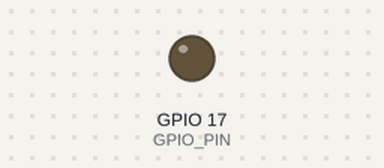
Bench run of a program on a simulated Raspberry Pi (BCM pin numbers). Shown: output pins drawn as LEDs (lit = HIGH). What the program prints to the terminal is not drawn. At 2.0 s the program stops and its outputs stay as they are.

Above: at 0.1 s.
At 1.1 s:
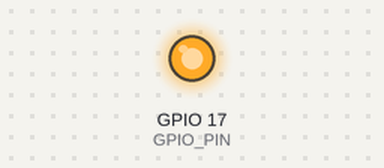
Timing chart, 0 to 2.6 s (numbered marks = the images above):
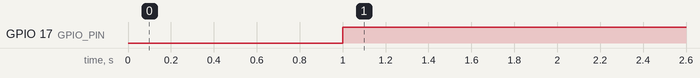

The program:

test-opendoor.py
```python
# (licence header left out)
import RPi.GPIO as GPIO, time

GPIO_PIN = 17

GPIO.setwarnings(False)
GPIO.setmode(GPIO.BCM)
GPIO.setup(GPIO_PIN, GPIO.OUT)

# inverse logic
GPIO.output(GPIO_PIN, GPIO.HIGH)

def opendoor(delay):
  GPIO.output(GPIO_PIN, GPIO.LOW)
  time.sleep(delay)
  GPIO.output(GPIO_PIN, GPIO.HIGH)
  time.sleep(1)

print("Open apartment door")
opendoor(1)
print("Stop and exit.")
```

Measured:
- by itself, GPIO 17 (GPIO_PIN): LOW → HIGH at 1.0 s
